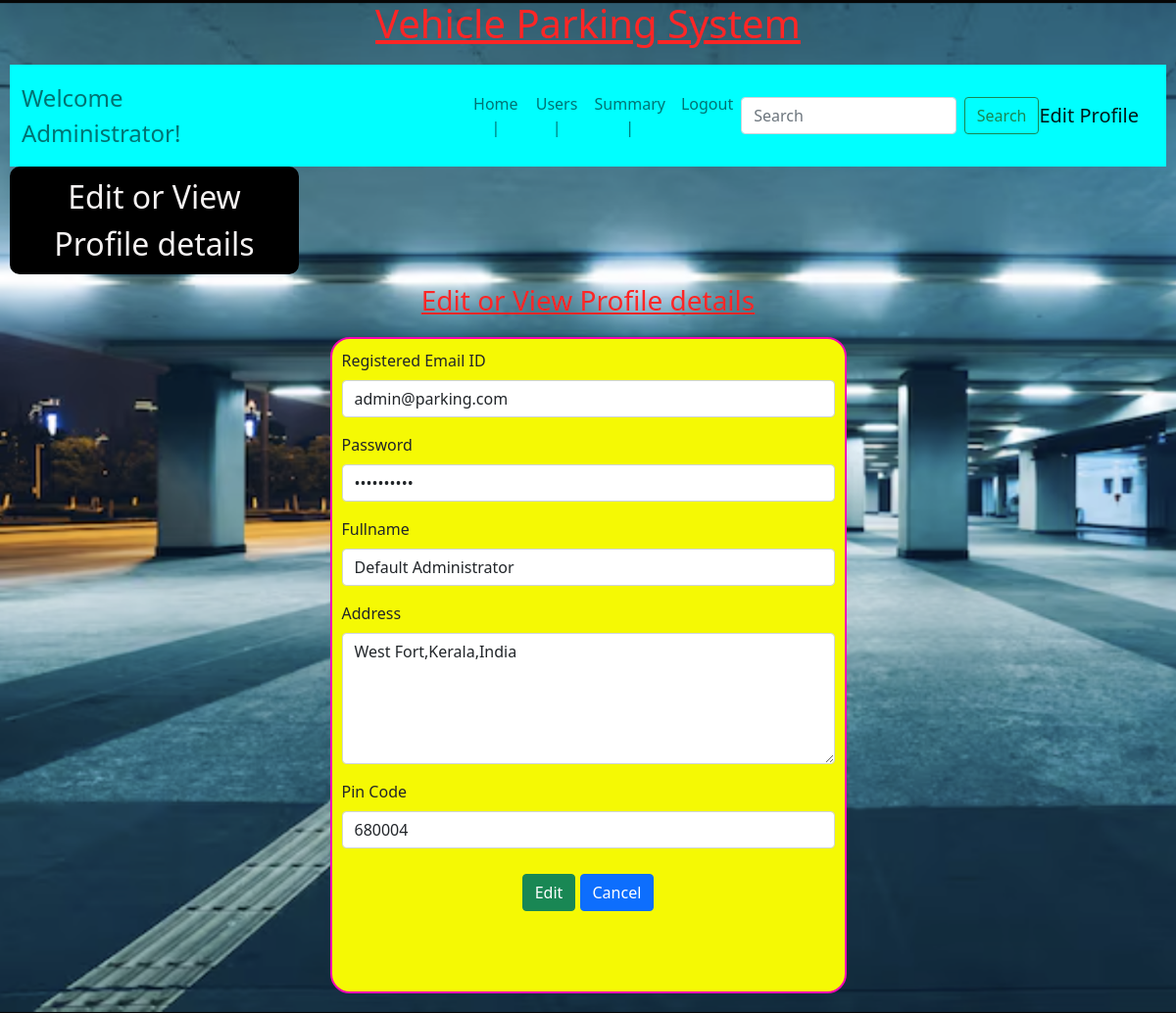
Before: /edit_profile_admin/admin@parking.com with the older database file.
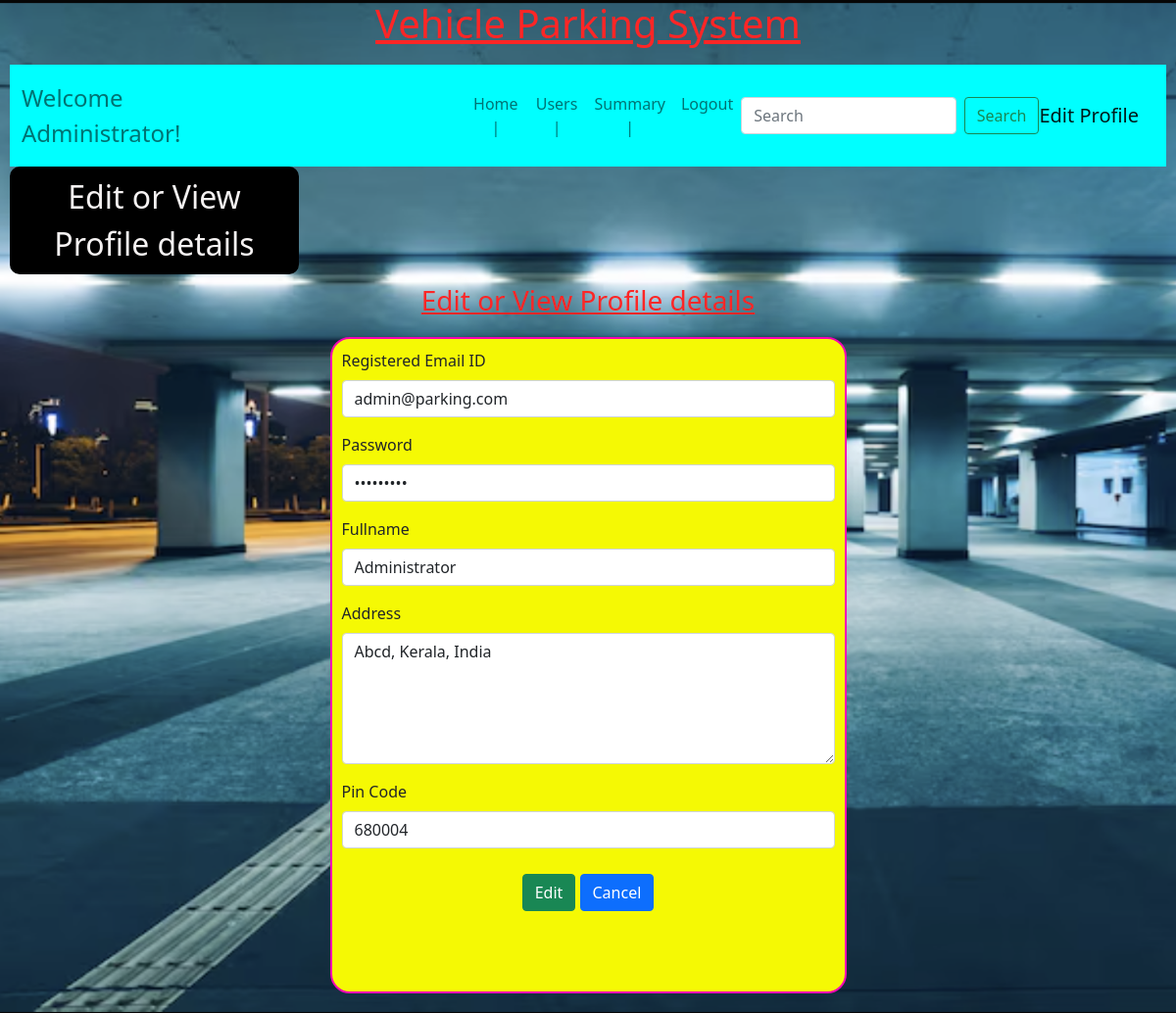
After: the same page with the newer database file.
### backend/models.py (models this page shows)
class User_Details(db.Model):
    __tablename__="user_details" #by default,tablename will be taken as the class name with all letters in lower case
    id=db.Column(db.Integer,primary_key=True)
    email=db.Column(db.String,unique=True,nullable=False)
    password=db.Column(db.String,nullable=False)
    role=db.Column(db.Integer,default=1) # by default, the one who registers is user and not admin
    full_name=db.Column(db.String,nullable=False)
    address=db.Column(db.String,nullable=False)
    pin_code=db.Column(db.Integer,nullable=False)
    reserve_parking_spot=db.relationship("Reserve_parking_spot",cascade="all,delete",backref="user_details",lazy=True)

### backend/controllers.py (the view, shortened to what this page needs)
@app.route("/edit_profile_admin/<email>",methods=["GET","POST"])
def edit_admin(email):
    user=User_Details.query.filter_by(email=email).first()
    if not user:
        return redirect(url_for("admindashboardfn",name=email))
    p=user.password
    a=user.address
    n=user.full_name
    pi=user.pin_code
    return render_template("edit_a.html",email=email,password=p,name=n,address=a,pincode=pi)

### templates/edit_a.html (shortened to what this page needs)
{%extends "adminlayout.html"%}
{%block content%}
            <div class="centers">
                Edit or View Profile details
            </div>
            <div class="my_panel">
                <div class="center">
                    <h3><u>Edit or View Profile details</u></h3>
                </div>
                <form action="/edit_profile_admin/{{email}}" method="POST">
                <div class="input-form2">
                    <div class="mb-3">
                        <label for="email" class="form-label">Registered Email ID</label>
                        <input type="email" class="form-control" id="email" name="gmail" value="{{email}}">
                    </div>
                    <div class="mb-3">
                        <label for="password" class="form-label">Password</label>
                        <input type="password" class="form-control" id="password" name="password" value="{{password}}">
                    </div>
                    <div class="mb-3">
                        <label for="full_name" class="form-label">Fullname</label>
                        <input type="text" class="form-control" id="full_name" name="fulnam" value="{{name}}">
                    </div>
                    <div class="mb-3">
                        <label for="address" class="form-label">Address</label>
                        <textarea class="form-control" id="address" name="address" rows="5" cols="50">{{address}}</textarea>
                    </div>
                    <div class="mb-3">
                        <label for="pincode" class="form-label">Pin Code</label>
                        <input type="number" class="form-control" id="pincode" name="pincode" value="{{pincode}}">
                    </div>
                    <div class="button">
                        <button type="submit" class="btn btn-success">Edit</button>
                    <a href="/admin/{{name}}" type="button" class="btn btn-primary">Cancel</a>
                    </div>
                </div>
                </form>
            </div>
{%endblock%}

Changed rows visible on the page:
changed User_Details: fulnam "Default Administrator" → "Administrator"; address "West Fort,Kerala,India" → "Abcd, Kerala, India"
